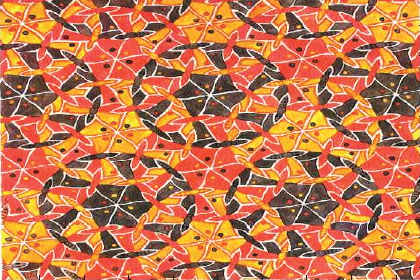
#> input picture Preprocessing/original/img1.png, 420 x 280 px
$ python main.py
#> lines starting #> are read from the running program, lines starting #| are printed output that depends on the picture
### Preprocessing/original/utils.py
from sklearn.decomposition import PCA
from sklearn.manifold import TSNE
from matplotlib.pylab import plt
from matplotlib import colors as mcolors
import numpy as np
import cv2
from scipy.cluster.hierarchy import dendrogram
from sklearn.preprocessing import MinMaxScaler

# --------------------------------------------
def dataset_image(filename):
#> called with filename = 'img1.png'
	IMG = cv2.imread(filename, cv2.IMREAD_COLOR)
#> IMG is the input picture: shape (280, 420, 3); mean B, G, R 81.1, 121.2, 196.2
	imRow, imCol, imDim = IMG.shape
#> imRow = 280; imCol = 420; imDim = 3

	X = []
	for i in range(imRow):
		for j in range(imCol):
			X.append( np.array([ float(v) for v in IMG[i][j] ]) )
#> after the loop, X = 117600 items
			# X.append( np.array([ float(v) for v in IMG[i][j] ] + [ i,j ]) )

	X = np.array(X)
	# X = MinMaxScaler().fit_transform(X)

	return X, IMG.shape

# --------------------------------------------
def show_image(centers, Y, image_shape):
	list_to_uint8 = lambda A: [np.uint8(v) for v in A]

	# centers = [ list_to_uint8(center) for center in centers ]
	centers = [ list_to_uint8(np.random.randint(0, 255, 3)) for center in centers ]

	XX = np.array([ centers[i] for i in Y ])
	IMG_SEG = XX.reshape( image_shape ) # Converting XX into an image (just to show it)
	cv2.imshow('segmented image', IMG_SEG)
	cv2.waitKey(0)
	cv2.destroyAllWindows()

# --------------------------------------------
# [27 lines left out: functions dataset_artificial, plot_data, plot_dendrogram, not called in this run]

# --------------------------------------------

### Preprocessing/original/main.py
from sklearn.cluster import KMeans, AgglomerativeClustering
from sklearn.mixture import GaussianMixture
import matplotlib.pylab as plt
import numpy as np
from utils import plot_data, plot_dendrogram, show_image, dataset_artificial, dataset_image
from itertools import combinations
from sklearn.metrics.pairwise import pairwise_distances
from sklearn import random_projection

# ================================================================================
def dist_clusterings( Ya, Yb ):
	if len(Ya) > 1000:
		ids = np.random.choice(range(len(Ya)), 1000, replace=False)
		Ya = [Ya[i] for i in ids]
		Yb = [Yb[i] for i in ids]

	d = 0
	comb_ids = list( combinations( range(len(Ya)), 2 ) )
	for i1, i2 in comb_ids:
		if (Ya[i1] == Ya[i2] and Yb[i1] != Yb[i2]) or (Yb[i1] == Yb[i2] and Ya[i1] != Ya[i2]):
			d += 1
	return d

# ================================================================================
def affinity( data ):
	return pairwise_distances( data, metric = dist_clusterings )

# ================================================================================
# X = dataset_artificial()
X, image_shape = dataset_image("img1.png")
#> image_shape = (280, 420, 3)

clusterings = [] # the list of clustering results
for i in range(10):
	print("clustering", i)

	XX = random_projection.GaussianRandomProjection(n_components = X.shape[1]).fit_transform(X)

	clu = GaussianMixture(n_components=2).fit(XX)
	Y = clu.predict(XX)
	show_image( clu.means_, Y, image_shape )

	clusterings.append( Y )
#> this loop made 10 passes
#> centers in show_image on passes 1 to 10: [[165, 25, 77], [72, 9, 148]], [[34, 128, 128], [164, 53, 133]], [[53, 140, 121], [170, 84, 203]], [[0, 113, 178], [36, 162, 48]], [[209, 50, 155], [14, 41, 58]], [[30, 24, 125], [2, 3, 94]], [[25, 208, 188], [121, 118, 117]], [[249, 129, 223], [118, 44, 216]], [[29, 67, 35], [39, 137, 73]], [[197, 126, 181], [254, 80, 190]]
#> pass 1, in show_image, `IMG_SEG = XX.reshape( image_shape )`:
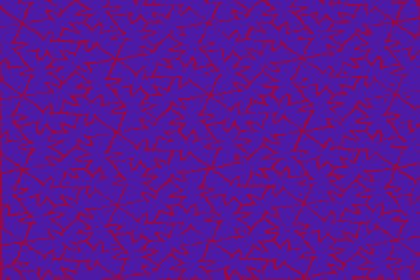
#> IMG_SEG: shape (280, 420, 3); mean of channels 0, 1, 2 147.2, 21.9, 90.6; drawn as B, G, R
#> pass 2, in show_image (call 2), `IMG_SEG = XX.reshape( image_shape )`:
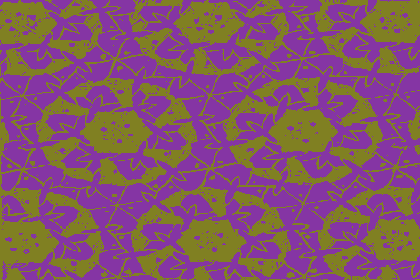
#> IMG_SEG: shape (280, 420, 3); mean of channels 0, 1, 2 106.4, 86.2, 130.8; drawn as B, G, R
#> pass 3, in show_image (call 3), `IMG_SEG = XX.reshape( image_shape )`:
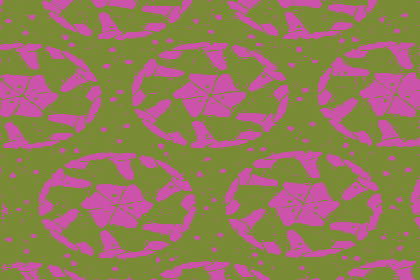
#> IMG_SEG: shape (280, 420, 3); mean of channels 0, 1, 2 90.5, 122, 147.3; drawn as B, G, R
#> after the loop, clusterings = 10 items

	# plot_data(X, Y)
	# plot_data(XX, Y)
#

# ================================================================================
#> (the run stopped early here; a loop or call above may not have finished)

$ run again, with Preprocessing/original/img2.png copied over Preprocessing/original/img1.png
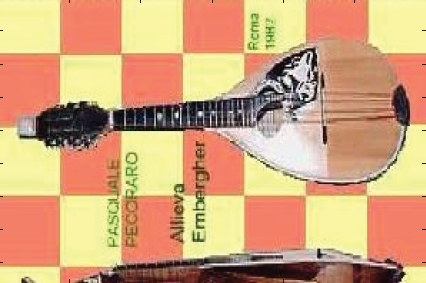
#> input picture Preprocessing/original/img2.png, 426 x 283 px
#> in dataset_image, IMG is the input picture: shape (283, 426, 3); mean B, G, R 123.7, 165, 210
#> after the loop in dataset_image, `for i in range(imRow):`: X = 120558 items
#> image_shape = (283, 426, 3)
#> the loop `for i in range(10):` made 10 passes
#> centers in show_image on passes 1 to 8: [[165, 25, 77], [72, 9, 148]], [[34, 128, 128], [164, 53, 133]], [[53, 140, 121], [170, 84, 203]], [[0, 113, 178], [36, 162, 48]], [[209, 50, 155], [14, 41, 58]], [[30, 24, 125], [2, 3, 94]], [[25, 208, 188], [121, 118, 117]], [[249, 129, 223], [118, 44, 216]]
#> pass 1, in show_image, `IMG_SEG = XX.reshape( image_shape )`:
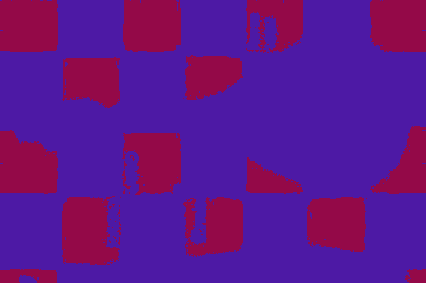
#> IMG_SEG: shape (283, 426, 3); mean of channels 0, 1, 2 139.3, 20.6, 96.6; drawn as B, G, R
#> pass 3, in show_image (call 3), `IMG_SEG = XX.reshape( image_shape )`:
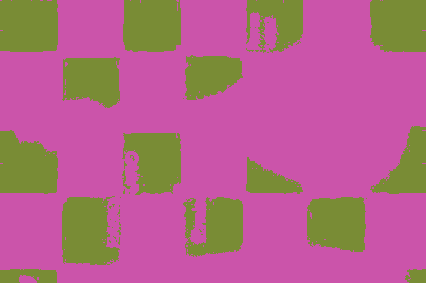
#> IMG_SEG: shape (283, 426, 3); mean of channels 0, 1, 2 137.6, 99.5, 180.3; drawn as B, G, R
#> after the loop `for i in range(10):`: clusterings = 10 items

$ run again, with Preprocessing/original/img3.png copied over Preprocessing/original/img1.png
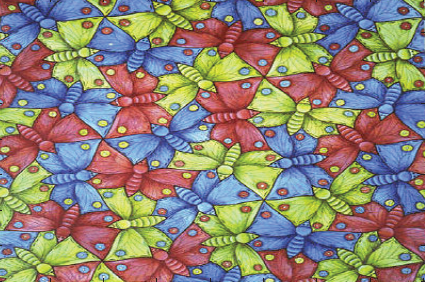
#> input picture Preprocessing/original/img3.png, 425 x 282 px
#> in dataset_image, IMG is the input picture: shape (282, 425, 3); mean B, G, R 117.3, 131.9, 142.5
#> after the loop in dataset_image, `for i in range(imRow):`: X = 119850 items
#> image_shape = (282, 425, 3)
#> the loop `for i in range(10):` made 10 passes
#> centers in show_image on passes 1 to 8: [[165, 25, 77], [72, 9, 148]], [[34, 128, 128], [164, 53, 133]], [[53, 140, 121], [170, 84, 203]], [[0, 113, 178], [36, 162, 48]], [[209, 50, 155], [14, 41, 58]], [[30, 24, 125], [2, 3, 94]], [[25, 208, 188], [121, 118, 117]], [[249, 129, 223], [118, 44, 216]]
#> pass 1, in show_image, `IMG_SEG = XX.reshape( image_shape )`:
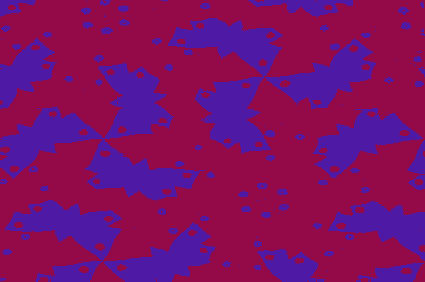
#> IMG_SEG: shape (282, 425, 3); mean of channels 0, 1, 2 102.6, 14.3, 124.7; drawn as B, G, R
#> pass 3, in show_image (call 3), `IMG_SEG = XX.reshape( image_shape )`:
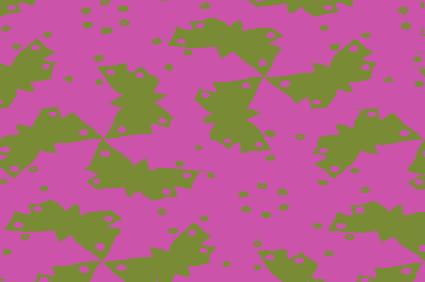
#> IMG_SEG: shape (282, 425, 3); mean of channels 0, 1, 2 131.6, 102.4, 176.1; drawn as B, G, R
#> after the loop `for i in range(10):`: clusterings = 10 items
